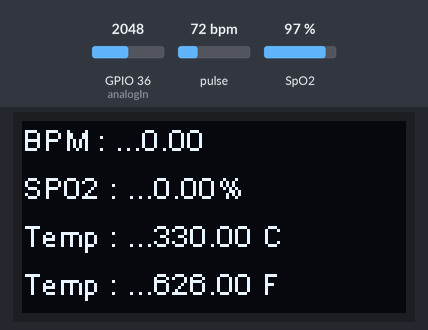
This program was run on a simulated ESP32. Shown: 128×64 one-colour display. The test bench sets the inputs (shaded band); at power-on: pulse 72 bpm, GPIO 36 (analogIn) = 2048, SpO2 97 %. WiFi joins after 1.5 s; servers stay silent unless stated; network time is answered at once with the bench clock; uploads are accepted with an empty reply; the local clock reads 2024-03-15 10:24:30 at power-on unless the program sets it; what the program prints to the serial monitor is not drawn.

Above: at 10.3 s.
10.4 s: pulse set to 42 bpm
At 12.6 s:
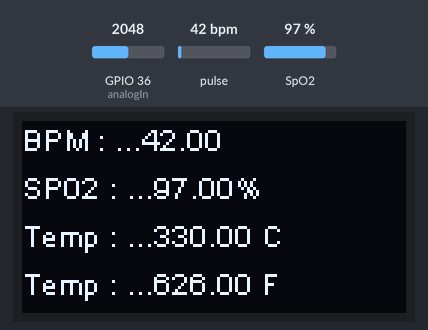
13.4 s: GPIO 36 (analogIn) set to 2866
At 15.1 s:
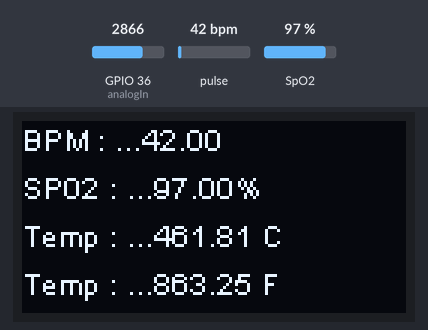
15.9 s: SpO2 set to 80 %
At 17.6 s:
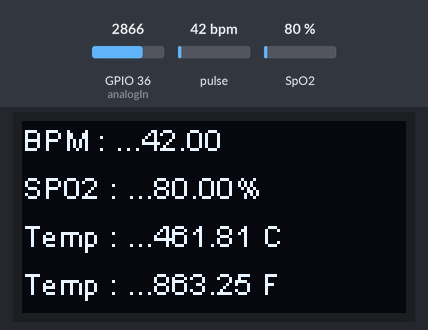
17.9 s: GPIO 36 (analogIn) set to 3603
At 18.9 s:
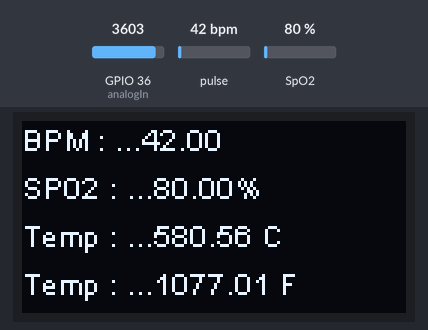
20.0 s: pulse set to 70 bpm
At 21.4 s:
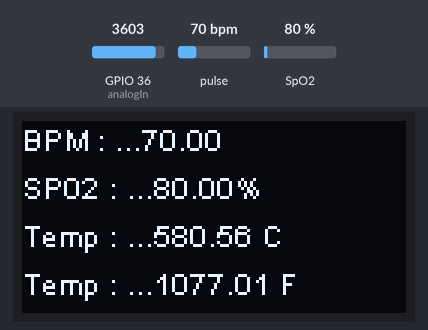
22.1 s: GPIO 36 (analogIn) set to 4095
At 24.0 s:
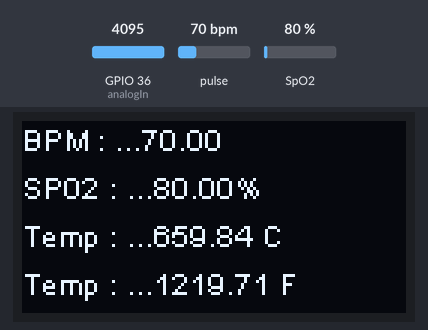
Timing chart, 0 to 25.5 s (numbered marks = the images above; inputs shaded):
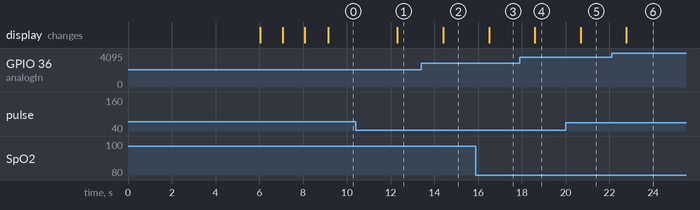

Measured:
- after the input at 10.4 s, the display: changes after 1.9 s (image 1)
- after the input at 13.4 s, the display: changes after 1.0 s (image 2)
- after the input at 15.9 s, the display: changes after 0.60 s (image 3)
- after the input at 17.9 s, the display: changes after 0.69 s (image 4)
- after the input at 20.0 s, the display: changes after 0.68 s (image 5)

The program:

main.cpp
```cpp
#include "SSD1306.h"
#include "MAX30100_PulseOximeter.h"
#include "WiFi.h"
#include "WiFiUdp.h"
#include "NTPClient.h"
#include "HTTPClient.h"

#define REPORTING_DISPLAY_PERIOD_MS 1000
#define REPORTING_API_PERIOD_MS 3000
#define MAX_MEASUREMENTS_VALUES 100
#define MAX_MEASUREMENTS_VALUES_API 5


/************************
***** Display OLED *****
************************/
SSD1306  display(0x3c, 5, 4);
uint32_t tsLastReport = 0;

/**************************
***** MAX30100 Sensor *****
***************************/
PulseOximeter pox;

/***************************************
***** Analog SVP PIN (Temperature) *****
****************************************/
const int analogIn = A0;

/****************************************
**** Variables SVP PIN (Temperature) ****
*****************************************/
int rawValue= 0;
double voltage = 0;
double tempC = 0;
double tempF = 0;

/***************************************
***** WiFI Connection Information *****
****************************************/
char* ssid = "NET_2G468822";
char* password = "51468822";

/***************************************
***** WiFI Information to get Datetime *****
****************************************/
WiFiUDP ntpUDP;
NTPClient timeClient(ntpUDP);


/***************************************
******* Endpoint API - IoT Health ******
****************************************/
String endpoint = "https://api-iot-health.herokuapp.com/v1";

typedef struct {
    int patientId;
    String dateTime;
    String measurementType;
    double measurementValue;
    String measurementUnit;
} Measurement;


Measurement measurementData[MAX_MEASUREMENTS_VALUES];

int measurementIndex = 0;

void loop2(void*z);
void setupOLEDDisplay();
void setupMAX30100Sensor();
void setupWifi();
void setupNTPClientTime();
void displayHeartRate(float heartRate);
void displaySPO2(float spO2);
void readHealth();
double readTemperatureCelsius();
double convertTemperatureToFahrenheit(double tempC);
void displayTemperature(double tempC, double tempF);
void sendHttpRequest(Measurement measurement);
Measurement buildHeartRateMeasurement(double heartRateValue);
Measurement buildSpo2Measurement(double spO2Value);
Measurement buildTemperatureMeasurement(double tempC);
int fillMeasurementData(Measurement measurement);
void sendHealthData(Measurement* measurements);
String getFormattedDateTime();
bool isValidMeasurement(Measurement measurement);
bool isDifferentTypeFromPrevious(Measurement measurement);


void setup() {
  Serial.begin(115200);
  Serial.println();
  Serial.println();

  setupOLEDDisplay();
  setupWifi();
  setupMAX30100Sensor();
  setupNTPClientTime();
}

void setupOLEDDisplay(){
   Serial.println("Initializing Health Reader ...\n");
   display.init();
   display.flipScreenVertically();
   display.setFont(ArialMT_Plain_16);
   display.setTextAlignment(TEXT_ALIGN_LEFT);
   display.drawStringMaxWidth(0, 0, 128, "Initializing Health Reader ..." );
   display.display();
   delay(5000);
}


void setupNTPClientTime(){
 Serial.println("Initializing NTP Client Time ...\n");
 timeClient.begin();
 timeClient.setTimeOffset(60000);
}

void setupWifi(){
  WiFi.mode(WIFI_STA);
  WiFi.disconnect();

  WiFi.begin(ssid, password);

  display.clear();
  display.setTextAlignment(TEXT_ALIGN_LEFT);
  display.setFont(ArialMT_Plain_10);

  while (WiFi.status() != WL_CONNECTED) {
    delay(1000);
    Serial.println("Connecting to WiFi...");
    display.drawStringMaxWidth(0, 0, 128,"Connecting to WiFi..." );
    display.display();
       if(WiFi.status() == WL_CONNECT_FAILED){
          display.drawStringMaxWidth(0, 32, 128,"Failed to connect to WiFi..." );
          display.display();
       }
    Serial.println("Wifi Status ..." + String(WiFi.status()));
  }
  display.clear();
  Serial.println("Connected to the WiFi network.");
  display.drawStringMaxWidth(0, 0, 128,"Connected to the WiFi network." );
  display.display();
  delay(1000);
  display.clear();
}

void onBeatDetected()
{
   Serial.println("Beat!");
}

void setupMAX30100Sensor(){
  display.clear();
  Serial.print("Initializing pulse oximeter...\n");
  display.setFont(ArialMT_Plain_10);
  display.setTextAlignment(TEXT_ALIGN_LEFT);
  display.drawStringMaxWidth(0, 0, 128,"Initializing pulse oximeter..." );
  display.display();
  delay(1000);

  pox.begin();
  pox.setIRLedCurrent(MAX30100_LED_CURR_17_4MA);
  pox.setOnBeatDetectedCallback(onBeatDetected);

  display.clear();

  while(!pox.begin()){
    Serial.println("FAILED");
    display.setTextAlignment(TEXT_ALIGN_LEFT);
    display.clear();
    display.drawStringMaxWidth(0, 0, 128,"Trying to initialize MAX30100 sensor ..." );
    display.drawStringMaxWidth(0, 16, 128,"Failed to initialize MAX30100 sensor ..." );
    display.display();
  }

  Serial.println("SUCCESS");
  display.setTextAlignment(TEXT_ALIGN_LEFT);
  display.drawString(0, 2, "Success ... ");
  display.display();
}

Measurement buildHeartRateMeasurement(double heartRateValue){

    Measurement measurement;
    measurement.patientId = 1;
    measurement.dateTime = getFormattedDateTime();
    measurement.measurementType = "HEARTRATE";
    measurement.measurementValue = heartRateValue;
    measurement.measurementUnit = "BPM";

    return measurement;
}

Measurement buildSpo2Measurement(double spO2Value){

    Measurement measurement;
    measurement.patientId = 1;
    measurement.dateTime = getFormattedDateTime();
    measurement.measurementType = "OXYGEN SATURATION";
    measurement.measurementValue = spO2Value;
    measurement.measurementUnit = "%";

    return measurement;
}

Measurement buildTemperatureMeasurement(double tempC){


    Measurement measurement;
    measurement.patientId = 1;
    measurement.dateTime = getFormattedDateTime();
    measurement.measurementType = "TEMPERATURE";
    measurement.measurementValue = tempC;
    measurement.measurementUnit = "C";

    return measurement;
}

String getFormattedDateTime(){
    while(!timeClient.update()) {
      timeClient.forceUpdate();
    }
    String formattedDateTime = timeClient.getFormattedDate();
    int splitT = formattedDateTime.indexOf("T");
    String formattedDate = formattedDateTime.substring(0,splitT);
    String timeStamp = formattedDateTime.substring(splitT+1, formattedDateTime.length()-1);
    String dateTime = formattedDate + " " + timeStamp;
    return dateTime;
}

void sendHttpRequest(Measurement measurement){

   if(WiFi.status()== WL_CONNECTED){   //Check WiFi connection status

        HTTPClient httpClient;

        httpClient.begin(endpoint + "/measurement");  //Specify destination for HTTP request
        httpClient.addHeader("Content-Type", "application/json");             //Specify content-type header

        String body = "{ \"patient_id\" : " + String(measurement.patientId) + ","
                           "\"datetime\" : \"" + String(measurement.dateTime) + "\","
                           "\"measurement_type\" :  \"" + measurement.measurementType + "\","
                           "\"measurement_value\" : " + String(measurement.measurementValue) + ","
                           "\"measurement_unit\" :  \"" + String(measurement.measurementUnit) + "\"" +
                      "}";

        Serial.println("JSON :" + body);

        int httpResponseCode = httpClient.POST(body);   //Send the actual POST request
        Serial.println("Http Response Code : " + String(httpResponseCode));

        if(httpResponseCode>0){

            String response = httpClient.getString();                       //Get the response to the request

            Serial.println(httpResponseCode);   //Print return code
            Serial.println(response);           //Print request answer

        }else{

            Serial.print("Error on sending POST: ");
            Serial.println(httpResponseCode);

        }

        httpClient.end();  //Free resources

 }else{
    Serial.println("Error in WiFi connection");
 }

}


void readHealth(){

  pox.update();

  float heartRate = pox.getHeartRate();
  uint8_t spO2Value = pox.getSpO2();
  float spO2 = spO2Value;
  double tempC = readTemperatureCelsius();
  double tempF = convertTemperatureToFahrenheit(tempC);

  if (millis() - tsLastReport > REPORTING_DISPLAY_PERIOD_MS) {
      display.clear();
      display.setFont(ArialMT_Plain_10);
      display.setTextAlignment(TEXT_ALIGN_LEFT);
      displayHeartRate(heartRate);
      displaySPO2(spO2);
      displayTemperature(tempC,tempF);

      fillMeasurementData(buildHeartRateMeasurement(heartRate));
      fillMeasurementData(buildSpo2Measurement(spO2));
      fillMeasurementData(buildTemperatureMeasurement(tempC));

      tsLastReport = millis();
  }
}


int fillMeasurementData(Measurement measurement){
   measurementIndex = measurementIndex > (MAX_MEASUREMENTS_VALUES-1) ? 0 : measurementIndex;
   Serial.println("***** Measurement Index :" + String(measurementIndex));
   measurementData[measurementIndex] = measurement;
   measurementIndex++;
   return measurementIndex;
}

bool isValidMeasurement(Measurement measurement){
    if(measurement.measurementType =="HEARTRATE" && measurement.measurementValue > 0.00)
       return true;

    if(measurement.measurementType =="OXYGEN SATURATION" && measurement.measurementValue > 0.00)
       return true;

    if(measurement.measurementType == "TEMPERATURE" &&  measurement.measurementValue > 30)
         return true;

    return false;
}

bool isDifferentTypeFromPrevious(Measurement* measurements,int size, Measurement measurement){
  int index = 0;
  int previousIndex = index >= size ? 0 : measurementIndex;
  Serial.println("Previous Index : " + String(previousIndex));
  Serial.println("Current Index : " + String(previousIndex + 1));
  Serial.println("Previous Measurement : " + String(measurementData[previousIndex].measurementType));
  Serial.println("Current Measurement : " + String(measurement.measurementType));
  if(measurements[previousIndex].measurementType.equals(measurement.measurementType)){
    Serial.println("Equal");
    return false;
  }
  Serial.println("Different");
  return true;
}


void sendHealthData(Measurement* measurements){
   for(int i=0; i < MAX_MEASUREMENTS_VALUES_API; i++){
      display.clear();
      display.drawString(0, 0, "Storing health data : ..." + String(i+1) + "/" + String(MAX_MEASUREMENTS_VALUES_API));
      display.display();
      Measurement measurement = measurements[i];
      sendHttpRequest(measurement);
   }
}

double readTemperatureCelsius(){
  rawValue = analogRead(analogIn);
  voltage = (rawValue / 2048.0) * 3300; // 5000 to get millivots.
  return voltage * 0.1;
}

double convertTemperatureToFahrenheit(double tempC){
   double tempF = (tempC * 1.8) + 32; // convert to F
   return tempF;
}

void displayHeartRate(float heartRate){
   Serial.print("\tHeart rate: ");
   Serial.print(String(heartRate) + " BPM \t");
   display.drawString(0, 0,"BPM : ..." + String(heartRate));
   display.display();
}

void displaySPO2(float spO2){
   Serial.print("BPM / SpO2: ");
   Serial.print(String(spO2) + "% \n");
   display.drawString(0, 16,"SP02 : ..." + String(spO2) + "%");
   display.display();
}

void displayTemperature(double tempC, double tempF){
  Serial.print("\t Temperature in C = ");
  Serial.print(tempC,1);
  Serial.print("\t Temperature in F = ");
  Serial.print(tempF,1);
  display.drawString(0, 32,"Temp : ..." + String(tempC) + " C");
  display.drawString(0, 48,"Temp : ..." + String(tempF) + " F");
  display.display();
}

Measurement* filterValidMeasurements(Measurement* measurements){
  Measurement validMeasurements[MAX_MEASUREMENTS_VALUES_API];
  int i = 0;
  int j = 0;
  while( j < MAX_MEASUREMENTS_VALUES_API || i < MAX_MEASUREMENTS_VALUES){
    while(i < MAX_MEASUREMENTS_VALUES){
      String measurement = String(measurements[i].measurementType) + "-" + String(measurements[i].measurementValue) + "-" + String(measurements[i].measurementUnit);
      Serial.println("Measurement [" + String(i+1) + "] :" + measurement);
      if(isValidMeasurement(measurementData[i])){
        validMeasurements[j] = measurementData[i];
        j++;
      }
      i++;
    }
  }
  return validMeasurements;
}

void loop() {
   readHealth();
   if(measurementIndex >= (MAX_MEASUREMENTS_VALUES-1)){
    //Measurement* filteredMeasurements = filterValidMeasurements(measurementData);
    sendHealthData(measurementData);
   }

}
```
